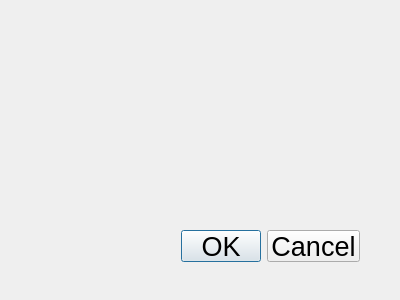
<?xml version="1.0" encoding="UTF-8"?>
<ui version="4.0">
 <class>MissingReceiver</class>
 <widget class="QDialog" name="MissingReceiver">
  <property name="geometry">
   <rect>
    <x>0</x>
    <y>0</y>
    <width>400</width>
    <height>300</height>
   </rect>
  </property>
  <property name="windowTitle">
   <string>Dialog</string>
  </property>
  <widget class="QDialogButtonBox" name="buttonBox">
   <property name="geometry">
    <rect>
     <x>110</x>
     <y>230</y>
     <width>250</width>
     <height>32</height>
    </rect>
   </property>
   <property name="font">
    <font>
     <pointsize>20</pointsize>
    </font>
   </property>
   <property name="orientation">
    <enum>Qt::Horizontal</enum>
   </property>
   <property name="standardButtons">
    <set>QDialogButtonBox::Cancel|QDialogButtonBox::Ok</set>
   </property>
  </widget>
 </widget>
 <resources/>
 <connections>
  <connection>
   <sender>buttonBox</sender>
   <signal>accepted()</signal>
   <receiver>MissingReceiver</receiver>
   <slot>accept()</slot>
   <hints>
    <hint type="sourcelabel">
     <x>248</x>
     <y>254</y>
    </hint>
    <hint type="destinationlabel">
     <x>157</x>
     <y>274</y>
    </hint>
   </hints>
  </connection>
  <connection>
   <sender>buttonBox</sender>
   <signal>rejected()</signal>
   <receiver>MissingReceiver</receiver>
   <slot>reject()</slot>
   <hints>
    <hint type="sourcelabel">
     <x>316</x>
     <y>260</y>
    </hint>
    <hint type="destinationlabel">
     <x>286</x>
     <y>274</y>
    </hint>
   </hints>
  </connection>
 </connections>
</ui>
